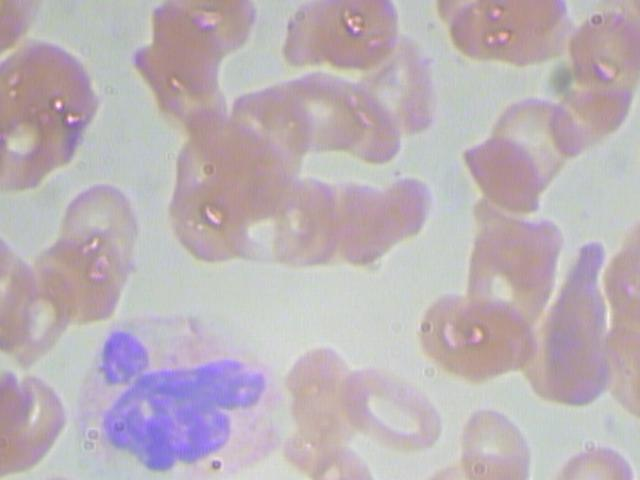
#> input picture 04/keras-frcnn-master/train_images/BloodImage_00001.jpg, 640 x 480 px
$ python sample.py
#> lines starting #> are read from the running program, lines starting #| are printed output that depends on the picture
import pandas as pd
import matplotlib.pyplot as plt
#%matplotlib inline
from matplotlib import patches

#获取标注的训练数据
train = pd.read_csv("keras-frcnn-master/train.txt",header=None)
#> (reads 04/keras-frcnn-master/train.txt from the repository)
train.columns = ['image_name','xmin','ymin','xmax','ymax','cell_type']
fig = plt.figure()
ax = fig.add_axes([0,0,1,1])
#读取一张图片
image = plt.imread("keras-frcnn-master/train_images/BloodImage_00001.jpg")
#> image is the input picture: shape (480, 640, 3); mean R, G, B 187.9, 177.2, 182.9
plt.imshow(image)
for _,row in train[train.image_name == "train_images/BloodImage_00001.jpg"].iterrows():
    xmin = row.xmin
    xmax = row.xmax
    ymin = row.ymin
    ymax = row.ymax
    width = xmax - xmin
    height = ymax - ymin
    #用不同颜色的框表示不同细胞
    if row.cell_type == 'RBC':
        edgecolor = 'r'
        ax.annotate('RBC', xy=(xmax-40,ymin+20))
    elif row.cell_type == 'WBC':
        edgecolor = 'b'
        ax.annotate('WBC', xy=(xmax-40,ymin+20))
    elif row.cell_type == 'Platelets':
        edgecolor = 'g'
        ax.annotate('Platelets', xy=(xmax-40,ymin+20))
    #框出细胞
    rect = patches.Rectangle((xmin,ymin), width, height, edgecolor = edgecolor, facecolor = 'none')
    ax.add_patch(rect)
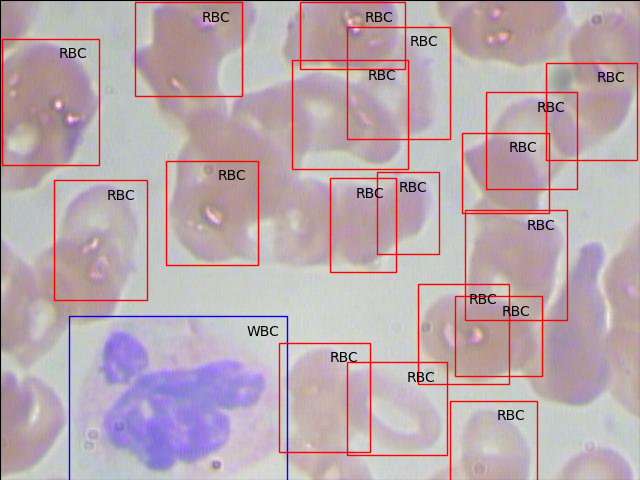
#> figure drawn by matplotlib, 1 panel
